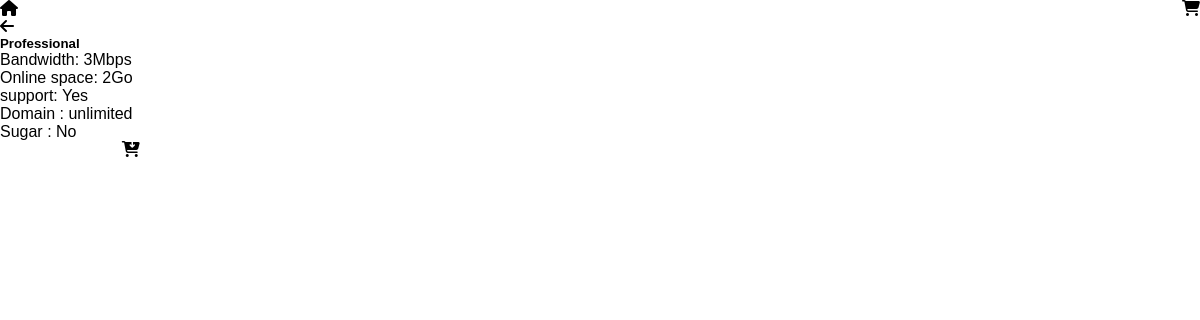
The app's page /product.php?id=3 with its own data.
### tables this page shows
CREATE TABLE IF NOT EXISTS `offers` (
  `id` int NOT NULL AUTO_INCREMENT,
  `name` varchar(50) NOT NULL DEFAULT '0',
  `price` int NOT NULL DEFAULT '0',
  `bandwidth` int NOT NULL DEFAULT '0',
  `onlinespace` int NOT NULL DEFAULT '0',
  `support` varchar(50) NOT NULL DEFAULT '0',
  `domain` varchar(50) NOT NULL DEFAULT '0',
  `sugar` varchar(50) NOT NULL DEFAULT '0',
  PRIMARY KEY (`id`)
);

### db-functions.php (called while the page is built, shortened)
<?php
function dbFunction()
{
    try {
        $db = new PDO(
            'mysql:host=localhost;dbname=landing_page;charset=utf8',
            'root',
            '',
            [
                \PDO::ATTR_ERRMODE => \PDO::ERRMODE_EXCEPTION,
                PDO::ATTR_CASE => PDO::CASE_NATURAL,
                PDO::ATTR_ORACLE_NULLS => PDO::NULL_EMPTY_STRING
            ]
        );
        return $db;
    } catch (Exception $e) {
        die('Erreur : ' . $e->getMessage());
    }
}
function findOneById($id)
{
    $db = dbFunction();
    $sqlQuery = 'SELECT * FROM offers WHERE id= :id';
    $storeStatement = $db->prepare($sqlQuery);
    $storeStatement->execute([':id' => $id]);
    $store = $storeStatement->fetch();
    return $store;
}

### product.php (the view, shortened to what this page needs)
<!DOCTYPE html>
<html lang="en">
<head>
    <?php  require_once('db-functions.php');
    $product = findOneById($_GET['id']); ?>
    <link rel="stylesheet" href="style.css">
</head>
<body>
    <nav>
        <a href="index.php"><i class="fa-solid fa-house"></i></a>
        <a href="recap.php"><i class="fa-solid fa-cart-shopping"></i></a>
    </nav>
    <main>
        <a href="index.php"><i class="fa-solid fa-arrow-left"></i></a>
        <div class="offer-focus-detail">
            <div>
                <h5><?= ucFirst($product['name']); ?></h5>
                <p class='offer-details-item'>Bandwidth: <?= $product['bandwidth']; ?>Mbps</p>
                <p class='offer-details-item'>Online space: <?= $product['onlinespace']; ?>Go</p>
                <p class='offer-details-item'>support: <?= $product['support']; ?></p>
                <p class='offer-details-item'>Domain : <?= $product['domain']; ?></p>
                <p class='offer-details-item'>Sugar : <?= $product['sugar']; ?></p>
            </div>
            <a href="traitement.php?action=addToCart&id=<?= $_GET['id'] ?>">Ajouter au panier<i class="fa-solid fa-cart-arrow-down"></i></a>
        </div>
    </main>

### style.css (style rules this page uses)
:root { --primary-color: #1294b8; --secondary-color: white; --tertiary-color: black; --fourthiary-color: rgb(215, 215, 215); }
* { margin: 0; padding: 0; color: black; font-family: 'Poppins', sans-serif; }
body { color: var(--secondary-color); }
a { color: var(--secondary-color); text-decoration: none; }
nav { display: flex; flex-direction: row; justify-content: space-between; align-items: center; }
h5 { font-weight: 900; }

### records on screen
offers: name "Professional", bandwidth "3", onlinespace "2", support "Yes", domain "unlimited", sugar "No"
